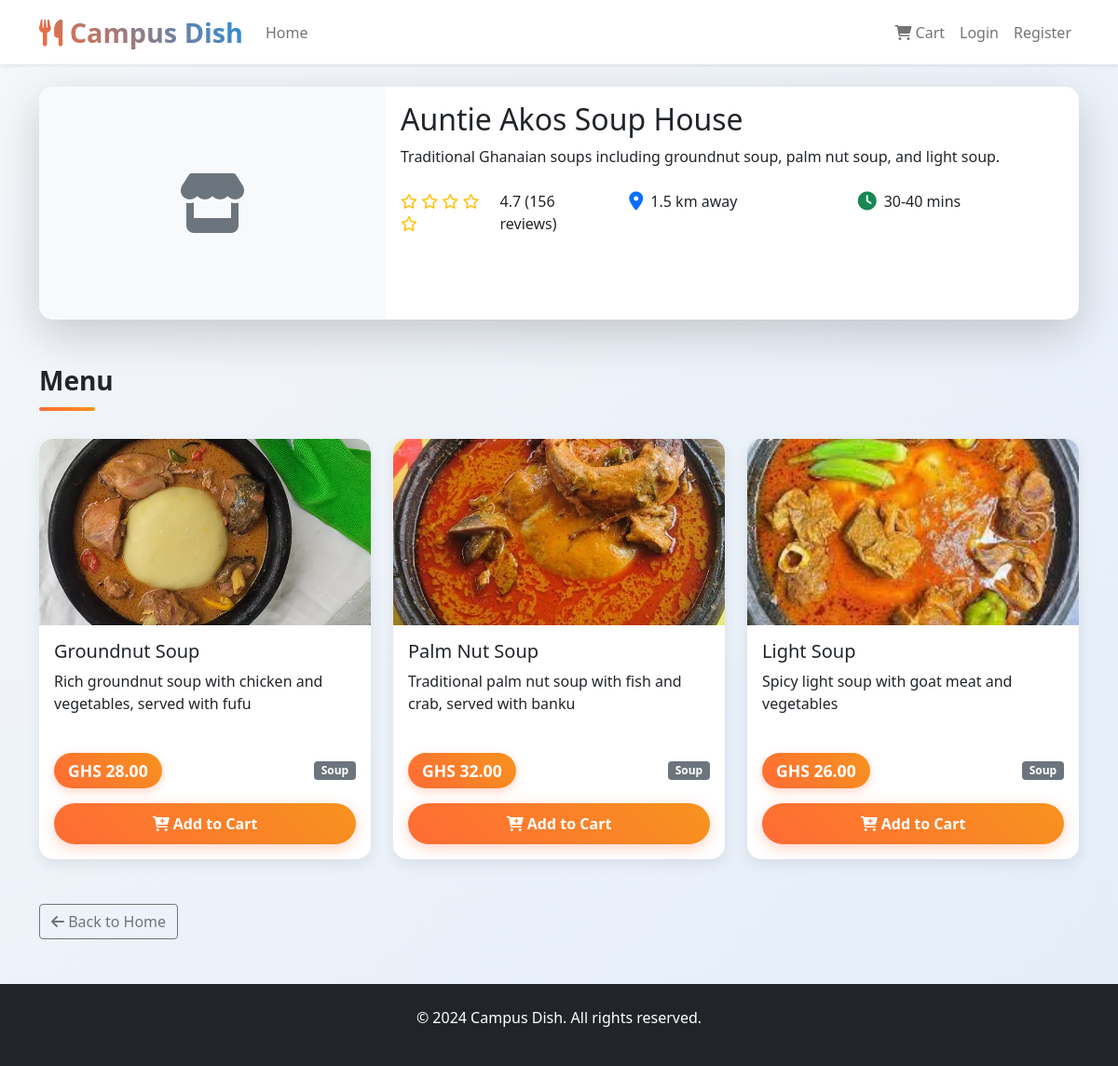
The page /vendors/3/ on the database its author committed.
### vendors/models.py (models this page shows, shortened)
class Vendor(models.Model):
    name = models.CharField(max_length=100)
    description = models.TextField()
    image = models.ImageField(upload_to='vendors/', blank=True, null=True)
    rating = models.DecimalField(max_digits=3, decimal_places=1, default=0.0)
    review_count = models.IntegerField(default=0)
    distance = models.DecimalField(max_digits=5, decimal_places=1, help_text="Distance in km")
    delivery_time = models.CharField(max_length=20, help_text="e.g., 20-30 mins")
    owner = models.ForeignKey(User, on_delete=models.CASCADE, null=True, blank=True)
    created_at = models.DateTimeField(auto_now_add=True)

class MenuItem(models.Model):
    CATEGORY_CHOICES = [
        ('rice', 'Rice'),
        ('soup', 'Soup'),
        ('snacks', 'Snacks'),
        ('other', 'Other'),
    ]
    vendor = models.ForeignKey(Vendor, on_delete=models.CASCADE, related_name='menu_items')
    name = models.CharField(max_length=100)
    description = models.TextField()
    price = models.DecimalField(max_digits=8, decimal_places=2)
    image = models.ImageField(upload_to='menu_items/', blank=True, null=True)
    category = models.CharField(max_length=20, choices=CATEGORY_CHOICES, default='other')
    is_available = models.BooleanField(default=True)
    created_at = models.DateTimeField(auto_now_add=True)
    def get_default_image(self):
        name_lower = self.name.lower()
        image_mapping = {
            'banku': 'img/Banku.jpeg.jpg',
            'jollof': 'img/Jollof.jpg',
            'fried rice': 'img/Fried rice.jpg',
            'rice': 'img/Rice with stew.jpg',
            'fufu': 'img/Fufu.jpg',
            'waakye': 'img/waakye.jpg',
            'kenkey': 'img/Kenkey.jpg',
            'beans': 'img/Beans.jpg',
            'spaghetti': 'img/spag.jpg',
            'spag': 'img/spag.jpg',
            'gob3': 'img/G)b3.jpg',
            'gobe': 'img/G)b3.jpg',
            'apesie': 'img/Apesie.jpg',
            'groundnut soup': 'img/peanut_soup.webp',
            'palm nut soup': 'img/palmnut soup.jpg',
            'light soup': 'img/lightsoup.jpg',
            'kelewele': 'img/Kelewele.jpg',
            'meat pie': 'img/meat pie.jpg',
            'chin chin': 'img/chin chin.jpg',
            'bofrot': 'img/bofrot.jpg',
        }
        for key, image_path in image_mapping.items():
            if key in name_lower:
                return image_path
        return None

### vendors/views.py (the view)
# urls.py: path('<int:vendor_id>/', views.vendor_detail, name='vendor_detail'),
def vendor_detail(request, vendor_id):
    vendor = get_object_or_404(Vendor, id=vendor_id)
    menu_items = vendor.menu_items.filter(is_available=True)
    context = {
        'vendor': vendor,
        'menu_items': menu_items,
    }
    return render(request, 'vendors/vendor_detail.html', context)

### orders/context_processors.py (called while the page is built)
def cart_count(request):
    if request.user.is_authenticated:
        try:
            cart = Cart.objects.get(user=request.user)
            return {'cart_count': cart.total_items}
        except Cart.DoesNotExist:
            return {'cart_count': 0}
    else:
        session_key = request.session.session_key
        if session_key:
            try:
                cart = Cart.objects.get(session_key=session_key)
                return {'cart_count': cart.total_items}
            except Cart.DoesNotExist:
                return {'cart_count': 0}
    return {'cart_count': 0}

### templates/vendors/vendor_detail.html (shortened to what this page needs)
{% extends 'base.html' %}
{%load static%}
{% block content %}
<div class="container my-4">
    <div class="row mb-4">
        <div class="col-12">
            <div class="card shadow-lg">
                <div class="row g-0">
                    <div class="col-md-4">
                        {% if vendor.image %}
                            <img src="{{ vendor.image.url }}" class="img-fluid rounded-start h-100" style="object-fit: cover;" alt="{{ vendor.name }}">
                        {% else %}
                            <div class="bg-light d-flex align-items-center justify-content-center rounded-start" style="height: 250px;">
                                <i class="fas fa-store fa-4x text-muted"></i>
                            </div>
                        {% endif %}
                    </div>
                    <div class="col-md-8">
                        <div class="card-body">
                            <h2 class="card-title">{{ vendor.name }}</h2>
                            <p class="card-text">{{ vendor.description }}</p>
                            <div class="row mt-4">
                                <div class="col-md-4 mb-3">
                                    <div class="d-flex align-items-center">
                                        <div class="rating me-2">
                                            {% for i in "12345" %}
                                                {% if forloop.counter <= vendor.rating|floatformat:"0" %}
                                                    <i class="fas fa-star"></i>
                                                {% else %}
                                                    <i class="far fa-star"></i>
                                                {% endif %}
                                            {% endfor %}
                                        </div>
                                        <span>{{ vendor.rating }} ({{ vendor.review_count }} reviews)</span>
                                    </div>
                                </div>
                                <div class="col-md-4 mb-3">
                                    <div class="d-flex align-items-center">
                                        <i class="fas fa-map-marker-alt text-primary me-2 fa-lg"></i>
                                        <span>{{ vendor.distance }} km away</span>
                                    </div>
                                </div>
                                <div class="col-md-4 mb-3">
                                    <div class="d-flex align-items-center">
                                        <i class="fas fa-clock text-success me-2 fa-lg"></i>
                                        <span>{{ vendor.delivery_time }}</span>
                                    </div>
                                </div>
                            </div>
                        </div>
                    </div>
                </div>
            </div>
        </div>
    </div>
    <div class="row">
        <div class="col-12">
            <h3 class="section-title">Menu</h3>
        </div>
    </div>
    <div class="row">
        {% for item in menu_items %}
            <div class="col-lg-4 col-md-6 mb-4 fade-in delay-{{ forloop.counter0|divisibleby:3|add:forloop.counter0|divisibleby:3 }}">
                <div class="card food-card h-100">
                    {% if item.image %}
                        <img src="{{ item.image.url }}" class="card-img-top" alt="{{ item.name }}">
                    {% elif item.get_default_image %}
                        <img src="{% static item.get_default_image %}" class="card-img-top" alt="{{ item.name }}">
                    {% else %}
                        <div class="card-img-top bg-light d-flex align-items-center justify-content-center" style="height: 200px;">
                            <i class="fas fa-utensils fa-3x text-muted"></i>
                        </div>
                    {% endif %}
                    <div class="card-body d-flex flex-column">
                        <h5 class="card-title">{{ item.name }}</h5>
                        <p class="card-text flex-grow-1">{{ item.description }}</p>
                        <div class="d-flex justify-content-between align-items-center mb-3">
                            <span class="price-tag">GHS {{ item.price }}</span>
                            <span class="badge bg-secondary">{{ item.get_category_display }}</span>
                        </div>
                        <form method="post" action="{% url 'orders:add_to_cart' item.id %}">
                            <button type="submit" class="btn btn-primary w-100">
                                <i class="fas fa-cart-plus"></i> Add to Cart
                            </button>
                        </form>
                    </div>
                </div>
            </div>
        {% endfor %}
    </div>
    <div class="row mt-4">
        <div class="col-12">
            <a href="{% url 'home' %}" class="btn btn-outline-secondary">
                <i class="fas fa-arrow-left"></i> Back to Home
            </a>
        </div>
    </div>
</div>
{% endblock %}

### templates/base.html (style rules this page uses)
:root { --primary-color: #ff6b35; --secondary-color: #f7931e; --dark-color: #2c3e50; --light-color: #ecf0f1; --accent-color: #1a8fe3; }
body { font-family: 'Segoe UI', Tahoma, Geneva, Verdana, sans-serif; background: linear-gradient(135deg, #f5f7fa 0%, #e4edf9 100%); background-attachment: fixed; min-height: 100vh; }
.btn-primary { background: linear-gradient(45deg, var(--primary-color), var(--secondary-color)); border: none; font-weight: 600; padding: 10px 20px; border-radius: 30px; transition: all 0.3s ease; box-shadow: 0 4px 15px rgba(255, 107, 53, 0.3); }
.card { border: none; border-radius: 15px; box-shadow: 0 5px 15px rgba(0,0,0,0.08); transition: all 0.3s ease; overflow: hidden; margin-bottom: 25px; }
.food-card img { height: 200px; object-fit: cover; transition: transform 0.3s ease; }
.price-tag { background: linear-gradient(45deg, var(--primary-color), var(--secondary-color)); color: white; padding: 6px 15px; border-radius: 20px; font-weight: bold; font-size: 1.1rem; box-shadow: 0 3px 10px rgba(255, 107, 53, 0.3); }
.rating { color: #ffc107; }
.section-title { position: relative; padding-bottom: 15px; margin-bottom: 30px; font-weight: 700; }
.section-title:after { content: ''; position: absolute; bottom: 0; left: 0; width: 60px; height: 4px; background: linear-gradient(45deg, var(--primary-color), var(--secondary-color)); border-radius: 2px; }
.fade-in { animation: fadeIn 0.6s ease-out forwards; }

### rows shown on the page
Vendor: name "Auntie Akos Soup House", description "Traditional Ghanaian soups including groundnut soup, palm nut soup, and light soup.", rating "4.7", review_count "156", distance "1.5", delivery_time "30-40 mins"
MenuItem: shows a picture, name "Groundnut Soup", description "Rich groundnut soup with chicken and vegetables, served with fufu", price "28.00", category "Soup"
MenuItem: shows a picture, name "Palm Nut Soup", description "Traditional palm nut soup with fish and crab, served with banku", price "32.00", category "Soup"
MenuItem: shows a picture, name "Light Soup", description "Spicy light soup with goat meat and vegetables", price "26.00", category "Soup"
